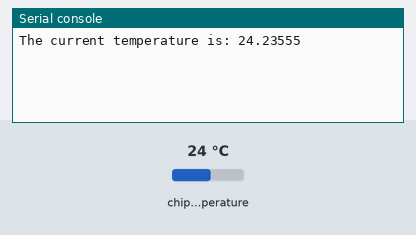
Recording of a program running on a simulated Raspberry Pi Pico running MicroPython. Shown: the last lines printed to the serial console. The test bench sets the inputs (shaded band); at power-on: chip temperature 24 °C.

Above: at 1.2 s.
1.3 s: chip temperature set to 1 °C
At 6.3 s:
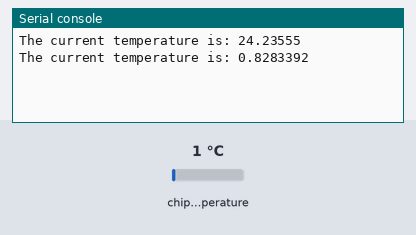
7.3 s: chip temperature set to 11 °C
At 11.4 s:
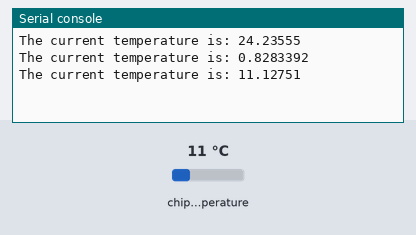
Timing chart, 0 to 12.9 s (numbered marks = the images above; inputs shaded):
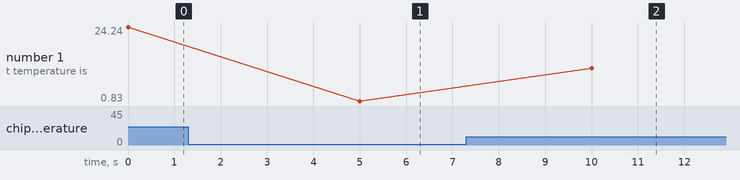

Measured:
- after the input at 1.3 s, the serial console: prints a new line after 3.7 s (image 1)
- after the input at 7.3 s, the serial console: prints a new line after 2.7 s (image 2)
- plotted number 1: 24.24 → 0.83 after the input at 1.3 s, 0.83 → 11.13 after the input at 7.3 s

The program:

Internal_Temperature.py
```python
# This code was edited by Alexandros Panagiotakopoulos

import machine #import machine library
import utime #import utime

sensor_temp = machine.ADC(4) #read the internal temperature
conversion_factor = 3.3 / (65535) #convert the temperature

while True:
    reading = sensor_temp.read_u16() * conversion_factor #read and convert the temperature
    temperature = 27 - (reading - 0.706)/0.001721 #read and convert the temperature
    print("The current temperature is: {}".format(temperature)) #print the temperature
    utime.sleep(5) #sleep for 5 seconds
```
